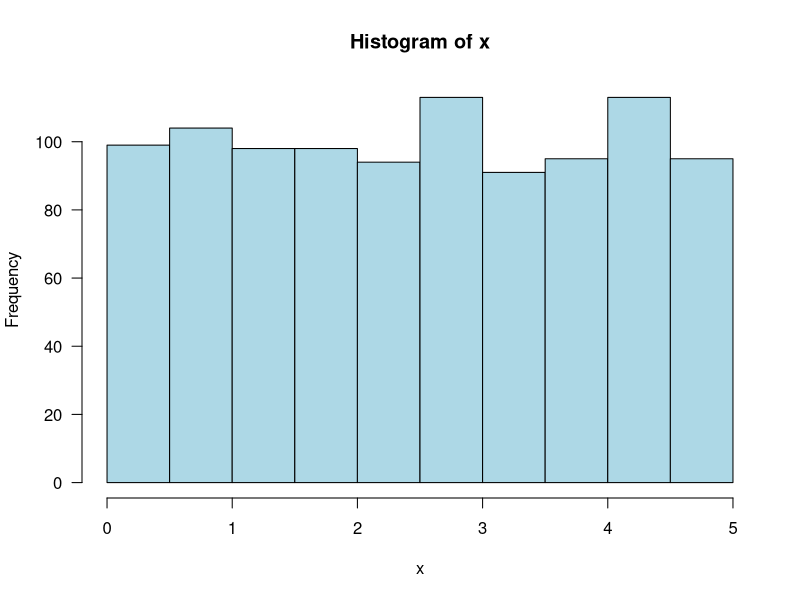

Recreate this plot in R.
## ---- chunk 1
runif(n = 1, min = 0, max = 5)
## ---- chunk 2
x <- runif(n = 1000, min = 0, max = 5)
mean(x)
## ---- chunk 3
hist(x, las = 1, col = "lightblue")
## ---- chunk 4
F <- function(x) (x/8) + (3/16)*x^2
## ---- chunk 5
F(1.5) - F(1)
## ---- chunk 6
pnorm(-1)
## ---- chunk 7
pnorm(37, mean = 40, sd = 2)
## ---- chunk 8
pnorm((37-40)/2)
## ---- chunk 9
1 - pnorm(39, mean = 40, sd = 2)
## ---- chunk 10
qnorm(.75)
## ---- chunk 11
qnorm(.75, mean = 40, sd = 2)
## ---- chunk 12
40 + qnorm(.75)*2
